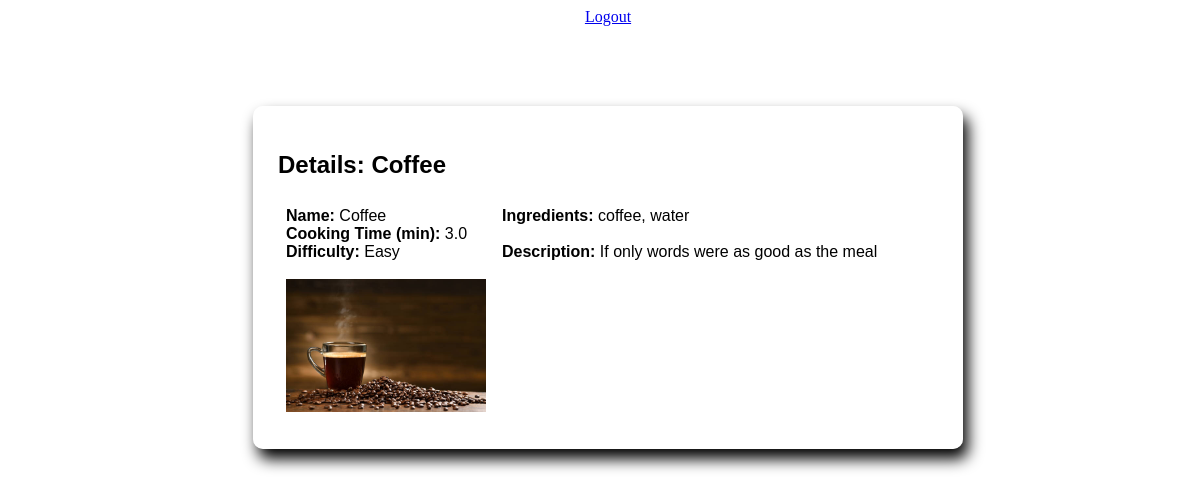
Screenshot of /list/1 (signed in) with the database file from the repository.
### recipes/models.py (models this page shows, shortened)
class Recipe(models.Model):
  name = models.CharField(max_length=120)
  description = models.TextField(default='If only words were as good as the meal')
  cooking_time = models.FloatField(help_text='in minutes')
  ingredients = models.CharField(max_length=350, help_text='separate ingredients with commas')
  pic = models.ImageField(upload_to='recipes', default='no_picture.jpg')
  def calculate_difficulty(self):
    ingredients = self.ingredients.split(', ')
    if self.cooking_time < 10 and len(ingredients) < 4:
      difficulty = 'Easy'
    elif self.cooking_time < 10 and len(ingredients) >= 4:
      difficulty = 'Medium'
    elif self.cooking_time >= 10 and len(ingredients) < 4:
      difficulty = 'Intermediate'
    elif self.cooking_time >= 10 and len(ingredients) >= 4:
      difficulty = 'Hard'
    return difficulty

### recipes/views.py (the view)
# urls.py: path('list/<pk>', RecipeDetailView.as_view(), name='detail'),
class RecipeDetailView(LoginRequiredMixin, DetailView):
  model = Recipe
  template_name = 'recipes/detail.html'

### recipes/templates/recipes/detail.html (shortened to what this page needs)
{% load static %}
<!DOCTYPE html>
<html lang="en">
<head>
  <link rel="stylesheet" type="text/css" href="{% static 'recipes/css/styles.css' %}">
</head>
<body class="body">
  <a href="{%url 'logout' %}"> Logout </a>
  <div class="details_modal">
    <h2>Details: {{object.name}}</h2>
    <div class="details_body">
      <div class="details_short">
        <b>Name: </b> {{object.name}} <br>
        <b>Cooking Time (min): </b> {{object.cooking_time}} <br>
        <b>Difficulty: </b> {{object.calculate_difficulty}} <br><br>
        <img src="{{object.pic.url}}" width="200" />
      </div>
      <div class="details_long">
        <b>Ingredients: </b> {{object.ingredients}} <br><br>
        <b>Description: </b> {{object.description}} <br>
      </div>
    </div>
  </div>
</body>
</html>

### recipes/static/recipes/css/styles.css (style rules this page uses)
.body { display: flex; flex-direction: column; align-items: center; width: 100%; padding: 0; }
.details_modal { width: 55%; background-color: rgba(255, 255, 255, 0.5); border-radius: 10px; padding: 25px; box-shadow: 5px 10px 15px; margin: 0 auto; margin-top: 10vh; font-family: 'Gill Sans', 'Gill Sans MT', Calibri, 'Trebuchet MS', sans-serif; }
.details_body { display: flex; }
.details_short, .details_long { padding: 8px; }

### rows the page displays
Recipe: name "Coffee", cooking_time "3.0", calculate_difficulty "Easy", pic (picture), ingredients "coffee, water", description "If only words were as good as the meal"
